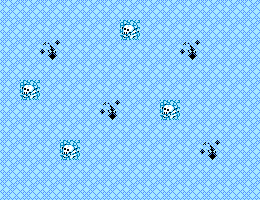

This game map was drawn from its Tiled (.tmx) file and the tilesets committed beside it. A one-line description and the full map source follow:
An orthogonal 13x10 tile map with 20x20 px tiles, 1 tile layer (ground), 2 tilesets.

<map version="1.2" tiledversion="1.3.1" orientation="orthogonal" renderorder="right-down" compressionlevel="0" width="13" height="10" tilewidth="20" tileheight="20" infinite="0" nextlayerid="3" nextobjectid="1">
 <tileset firstgid="1" name="TS19_snowhenge" tilewidth="20" tileheight="20" tilecount="160" columns="16">
  <image source="TS19_snowhenge.bmp" width="320" height="200" />
 </tileset>
 <tileset firstgid="161" name="TS17_snowruins" tilewidth="20" tileheight="20" tilecount="160" columns="16">
  <image source="TS17_snowruins.bmp" width="320" height="200" />
 </tileset>
 <layer id="1" name="ground" width="13" height="10">
  <data encoding="csv">
183,183,183,183,183,183,183,183,183,183,183,183,183,
183,183,183,183,183,183,175,183,183,183,183,183,183,
183,183,202,183,183,183,183,183,183,202,183,183,183,
183,183,183,183,183,183,183,183,183,183,183,183,183,
183,175,183,183,183,183,183,183,183,183,183,183,183,
183,183,183,183,183,202,183,183,175,183,183,183,183,
183,183,183,183,183,183,183,183,183,183,183,183,183,
183,183,183,175,183,183,183,183,183,183,202,183,183,
183,183,183,183,183,183,183,183,183,183,183,183,183,
183,183,183,183,183,183,183,183,183,183,183,183,183
</data>
 </layer>
</map>